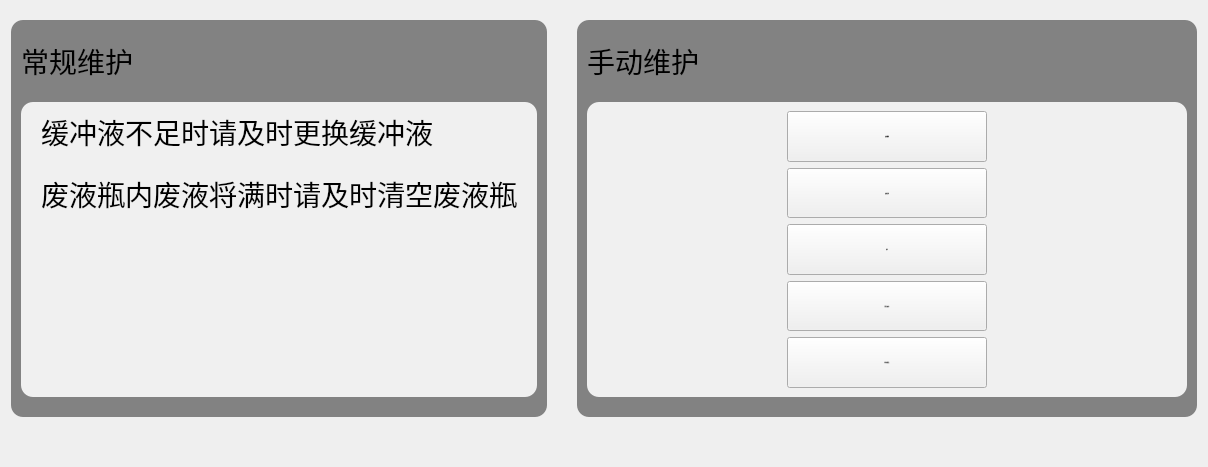
     <widget class="QWidget" name="tab_4">
      <attribute name="title">
       <string>维护设置</string>
      </attribute>
      <layout class="QVBoxLayout" name="verticalLayout_13" stretch="5">
       <property name="spacing">
        <number>30</number>
       </property>
       <property name="topMargin">
        <number>20</number>
       </property>
       <property name="bottomMargin">
        <number>50</number>
       </property>
       <item>
        <layout class="QHBoxLayout" name="horizontalLayout" stretch="3,2">
         <item>
          <widget class="QFrame" name="frame_6">
           <property name="styleSheet">
            <string notr="true">QFrame{
	border-radius:12px;
	background-color: rgb(130,130,130);
}</string>
           </property>
           <property name="frameShape">
            <enum>QFrame::StyledPanel</enum>
           </property>
           <property name="frameShadow">
            <enum>QFrame::Raised</enum>
           </property>
           <layout class="QVBoxLayout" name="verticalLayout_10" stretch="1,15">
            <property name="spacing">
             <number>20</number>
            </property>
            <property name="leftMargin">
             <number>10</number>
            </property>
            <property name="topMargin">
             <number>20</number>
            </property>
            <property name="rightMargin">
             <number>10</number>
            </property>
            <property name="bottomMargin">
             <number>20</number>
            </property>
            <item>
             <widget class="QLabel" name="label_2">
              <property name="styleSheet">
               <string notr="true">QLabel
{
	color: rgb(0,0,0);
	font-size:28px;
}</string>
              </property>
              <property name="text">
               <string>常规维护</string>
              </property>
             </widget>
            </item>
            <item>
             <widget class="QFrame" name="frame_8">
              <property name="styleSheet">
               <string notr="true">background-color: rgb(240, 240, 240);</string>
              </property>
              <property name="frameShape">
               <enum>QFrame::StyledPanel</enum>
              </property>
              <property name="frameShadow">
               <enum>QFrame::Raised</enum>
              </property>
              <layout class="QVBoxLayout" name="verticalLayout_9" stretch="1,1,10">
               <property name="spacing">
                <number>20</number>
               </property>
               <property name="leftMargin">
                <number>20</number>
               </property>
               <property name="rightMargin">
                <number>20</number>
               </property>
               <property name="bottomMargin">
                <number>50</number>
               </property>
               <item>
                <widget class="QLabel" name="label_42">
                 <property name="styleSheet">
                  <string notr="true">QLabel
{
	color: rgb(0,0,0);
	font-size:28px;
}</string>
                 </property>
                 <property name="text">
                  <string>缓冲液不足时请及时更换缓冲液</string>
                 </property>
                 <property name="alignment">
                  <set>Qt::AlignLeading|Qt::AlignLeft|Qt::AlignVCenter</set>
                 </property>
                </widget>
               </item>
               <item>
                <widget class="QLabel" name="label_44">
                 <property name="styleSheet">
                  <string notr="true">QLabel
{
	color: rgb(0,0,0);
	font-size:28px;
}</string>
                 </property>
                 <property name="text">
                  <string>废液瓶内废液将满时请及时清空废液瓶</string>
                 </property>
                 <property name="alignment">
                  <set>Qt::AlignLeading|Qt::AlignLeft|Qt::AlignVCenter</set>
                 </property>
                </widget>
               </item>
               <item>
                <widget class="QFrame" name="frame_10">
                 <property name="frameShape">
                  <enum>QFrame::StyledPanel</enum>
                 </property>
                 <property name="frameShadow">
                  <enum>QFrame::Raised</enum>
                 </property>
                 <layout class="QGridLayout" name="gridLayout_18">
                  <property name="leftMargin">
                   <number>80</number>
                  </property>
                  <property name="topMargin">
                   <number>50</number>
                  </property>
                  <property name="rightMargin">
                   <number>80</number>
                  </property>
                  <property name="bottomMargin">
                   <number>30</number>
                  </property>
                  <item row="0" column="0">
                   <widget class="QLabel" name="label_3">
                    <property name="styleSheet">
                     <string notr="true">QLabel
{
	border-image: url(:/image/images/bottle2.png);
	color: rgb(137, 137, 137);
	font-size:28px;
}</string>
                    </property>
                    <property name="text">
                     <string/>
                    </property>
                   </widget>
                  </item>
                 </layout>
                </widget>
               </item>
              </layout>
             </widget>
            </item>
           </layout>
          </widget>
         </item>
         <item>
          <widget class="QFrame" name="frame_9">
           <property name="styleSheet">
            <string notr="true">QFrame{
	border-radius:12px;
	background-color: rgb(130,130,130);
}</string>
           </property>
           <property name="frameShape">
            <enum>QFrame::StyledPanel</enum>
           </property>
           <property name="frameShadow">
            <enum>QFrame::Raised</enum>
           </property>
           <layout class="QVBoxLayout" name="verticalLayout_12" stretch="1,15">
            <property name="spacing">
             <number>20</number>
            </property>
            <property name="leftMargin">
             <number>10</number>
            </property>
            <property name="topMargin">
             <number>20</number>
            </property>
            <property name="rightMargin">
             <number>10</number>
            </property>
            <property name="bottomMargin">
             <number>20</number>
            </property>
            <item>
             <widget class="QLabel" name="label_4">
              <property name="styleSheet">
               <string notr="true">QLabel
{
	color: rgb(0,0,0);
	font-size:28px;
}</string>
              </property>
              <property name="text">
               <string>手动维护</string>
              </property>
             </widget>
            </item>
            <item>
             <widget class="QFrame" name="frame_11">
              <property name="styleSheet">
               <string notr="true">background-color: rgb(240, 240, 240);</string>
              </property>
              <property name="frameShape">
               <enum>QFrame::StyledPanel</enum>
              </property>
              <property name="frameShadow">
               <enum>QFrame::Raised</enum>
              </property>
              <layout class="QVBoxLayout" name="verticalLayout_11">
               <property name="leftMargin">
                <number>200</number>
               </property>
               <property name="rightMargin">
                <number>200</number>
               </property>
               <item>
                <widget class="QPushButton" name="device_reset">
                 <property name="sizePolicy">
                  <sizepolicy hsizetype="Minimum" vsizetype="Minimum">
                   <horstretch>0</horstretch>
                   <verstretch>0</verstretch>
                  </sizepolicy>
                 </property>
                 <property name="minimumSize">
                  <size>
                   <width>200</width>
                   <height>50</height>
                  </size>
                 </property>
                 <property name="maximumSize">
                  <size>
                   <width>16777215</width>
                   <height>60</height>
                  </size>
                 </property>
                 <property name="font">
                  <font>
                   <pointsize>-1</pointsize>
                  </font>
                 </property>
                 <property name="styleSheet">
                  <string notr="true">QPushButton{ 
	border-radius:8px;
background-color:rgb(34,70,120);
font-size:26px; 
color:white;


}
QPushButton:hover{
font-size:26px; 
color:white;
}

QPushButton:pressed{
	background-color:rgb(31, 78, 121);
};
</string>
                 </property>
                 <property name="text">
                  <string>设备重置</string>
                 </property>
                </widget>
               </item>
               <item>
                <widget class="QPushButton" name="device_selfcheck">
                 <property name="sizePolicy">
                  <sizepolicy hsizetype="Minimum" vsizetype="Minimum">
                   <horstretch>0</horstretch>
                   <verstretch>0</verstretch>
                  </sizepolicy>
                 </property>
                 <property name="minimumSize">
                  <size>
                   <width>200</width>
                   <height>50</height>
                  </size>
                 </property>
                 <property name="maximumSize">
                  <size>
                   <width>16777215</width>
                   <height>60</height>
                  </size>
                 </property>
                 <property name="font">
                  <font>
                   <pointsize>-1</pointsize>
                  </font>
                 </property>
                 <property name="styleSheet">
                  <string notr="true">QPushButton{ 
	border-radius:8px;
background-color:rgb(34,70,120);
font-size:26px; 
color:white;


}
QPushButton:hover{
font-size:26px; 
color:white;
}

QPushButton:pressed{
	background-color:rgb(31, 78, 121);
};
</string>
                 </property>
                 <property name="text">
                  <string>设备自检</string>
                 </property>
                </widget>
               </item>
               <item>
                <widget class="QPushButton" name="push_air">
                 <property name="sizePolicy">
                  <sizepolicy hsizetype="Minimum" vsizetype="Minimum">
                   <horstretch>0</horstretch>
                   <verstretch>0</verstretch>
                  </sizepolicy>
                 </property>
                 <property name="minimumSize">
                  <size>
                   <width>200</width>
                   <height>50</height>
                  </size>
                 </property>
                 <property name="maximumSize">
                  <size>
                   <width>16777215</width>
                   <height>60</height>
                  </size>
                 </property>
                 <property name="font">
                  <font>
                   <pointsize>-1</pointsize>
                  </font>
                 </property>
                 <property name="styleSheet">
                  <string notr="true">QPushButton{ 
	border-radius:8px;
background-color:rgb(34,70,120);
font-size:26px; 
color:white;


}
QPushButton:hover{
font-size:26px; 
color:white;
}

QPushButton:pressed{
	background-color:rgb(31, 78, 121);
};
</string>
                 </property>
                 <property name="text">
                  <string>排气</string>
                 </property>
                </widget>
               </item>
               <item>
                <widget class="QPushButton" name="clean_tip">
                 <property name="sizePolicy">
                  <sizepolicy hsizetype="Minimum" vsizetype="Minimum">
                   <horstretch>0</horstretch>
                   <verstretch>0</verstretch>
                  </sizepolicy>
                 </property>
                 <property name="minimumSize">
                  <size>
                   <width>200</width>
                   <height>50</height>
                  </size>
                 </property>
                 <property name="maximumSize">
                  <size>
                   <width>16777215</width>
                   <height>60</height>
                  </size>
                 </property>
                 <property name="font">
                  <font>
                   <pointsize>-1</pointsize>
                  </font>
                 </property>
                 <property name="styleSheet">
                  <string notr="true">QPushButton{ 
	border-radius:8px;
background-color:rgb(34,70,120);
font-size:26px; 
color:white;


}
QPushButton:hover{
font-size:26px; 
color:white;
}

QPushButton:pressed{
	background-color:rgb(31, 78, 121);
};
</string>
                 </property>
                 <property name="text">
                  <string>清洗加样针</string>
                 </property>
                </widget>
               </item>
               <item>
                <widget class="QPushButton" name="clean_glass">
                 <property name="sizePolicy">
                  <sizepolicy hsizetype="Minimum" vsizetype="Minimum">
                   <horstretch>0</horstretch>
                   <verstretch>0</verstretch>
                  </sizepolicy>
                 </property>
                 <property name="minimumSize">
                  <size>
                   <width>200</width>
                   <height>50</height>
                  </size>
                 </property>
                 <property name="maximumSize">
                  <size>
                   <width>16777215</width>
                   <height>60</height>
                  </size>
                 </property>
                 <property name="font">
                  <font>
                   <pointsize>-1</pointsize>
                  </font>
                 </property>
                 <property name="styleSheet">
                  <string notr="true">QPushButton{ 
	border-radius:8px;
background-color:rgb(34,70,120);
font-size:26px; 
color:white;


}
QPushButton:hover{
font-size:26px; 
color:white;
}

QPushButton:pressed{
	background-color:rgb(31, 78, 121);
};
</string>
                 </property>
                 <property name="text">
                  <string>检测器清洁</string>
                 </property>
                </widget>
               </item>
              </layout>
             </widget>
            </item>
           </layout>
          </widget>
         </item>
        </layout>
       </item>
      </layout>
     </widget>
